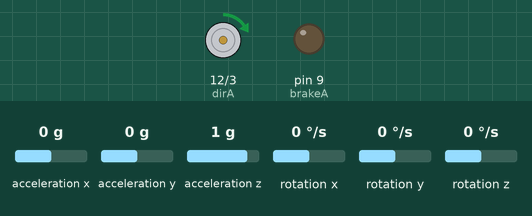
This sketch was run on a simulated Arduino Uno, built with avr-gcc and run on an emulated ATmega328P. On the bench: direction and speed pins drawn as motors (green arrow = direction pin HIGH = forward, orange = LOW = backward, longer = more drive), output pins drawn as LEDs (lit = HIGH). Wiring (inferred from the names in the program): MPU-6050 motion sensor at I2C address 0x68. Inputs (shaded band) come from the test bench; at power-on: acceleration z 1 g, acceleration x 0 g, acceleration y 0 g, rotation x 0 °/s, rotation y 0 °/s, rotation z 0 °/s. What the sketch prints to the serial monitor is not drawn.

Above: at 1.2 s.
1.3 s: acceleration z set to 0 g
2.8 s: acceleration x set to -1.4 g
4.4 s: acceleration y set to -1.4 g
7.4 s: rotation x set to -192 °/s
Timing chart, 0 to 10.4 s (numbered marks = the images above; inputs shaded):
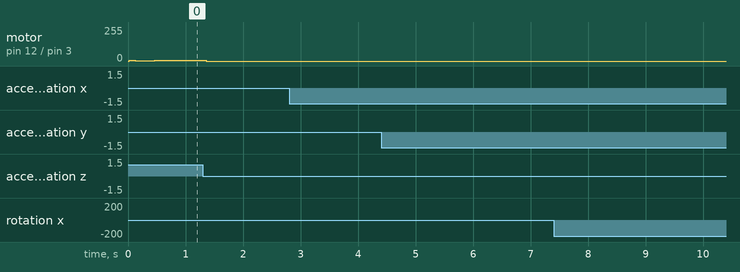

The sketch:

inverted_prism.ino
```cpp
/*
   Arduino and MPU6050 Accelerometer and Gyroscope Sensor Tutorial
   by Dejan, https://howtomechatronics.com
*/
#include <Wire.h>
#include <PID_v1.h>

// Motor Shield Rev3 – Channel A pins
const int dirA = 12;   // direction
const int brakeA = 9;  // brake
const int pwmA = 3;    // speed (PWM)

const int MPU = 0x68;  // MPU6050 I2C address
float AccX, AccY, AccZ;
float GyroX, GyroY, GyroZ;
float accAngleX, accAngleY, gyroAngleX, gyroAngleY, gyroAngleZ;
float roll, pitch, yaw;

float AccErrorX = 0.65, AccErrorY = 4.2, GyroErrorX = 2.14, GyroErrorY = -3.01, GyroErrorZ = 0.05;

unsigned long previousTime = 0, currentTime = 0;
float elapsedTime = 0;
int c = 0;

bool initAngle = true;

double Setpoint;  // what you want (target angle, speed, etc.)
double Input;     // what you measure (current angle from IMU)
double Output;    // what PID computes (motor command)

// PID gains – start small and tune later
double Kp = 2.0;
double Ki = 0.0;
double Kd = 0.5;

double outLimit = 100;

double prevCmd = 0;

// Kp, Ki, Kd are your gains
PID myPID(&Input, &Output, &Setpoint, Kp, Ki, Kd, DIRECT);

void setup() {
  Serial.begin(9600);
  Wire.begin();                 // Initialize comunication
  Wire.beginTransmission(MPU);  // Start communication with MPU6050 // MPU=0x68
  Wire.write(0x6B);             // Talk to the register 6B
  Wire.write(0x00);             // Make reset - place a 0 into the 6B register
  Wire.endTransmission(true);   //end the transmission

  // Call this function if you need to get the IMU error values for your module
  // calculate_IMU_error();

  // init motor
  pinMode(dirA, OUTPUT);
  pinMode(brakeA, OUTPUT);
  pinMode(pwmA, OUTPUT);

  // Start with brake released
  digitalWrite(brakeA, LOW);

  Setpoint = 0.0;  // e.g. keep platform level at 0 degrees
  myPID.SetMode(AUTOMATIC);
  myPID.SetOutputLimits(-outLimit, outLimit);  // so we can map to motor speed and direction

  delay(20);
}

void loop() {
  //=== Read acceleromter data === //

  Wire.beginTransmission(MPU);
  Wire.write(0x3B);  // Start with register 0x3B (ACCEL_XOUT_H)
  Wire.endTransmission(false);
  Wire.requestFrom(MPU, 6, true);  // Read 6 registers total, each axis value is stored in 2 registers

  //For a range of +-2g, we need to divide the raw values by 16384, according to the datasheet
  AccX = (Wire.read() << 8 | Wire.read()) / 16384.0;  // X-axis value
  AccY = (Wire.read() << 8 | Wire.read()) / 16384.0;  // Y-axis value
  AccZ = (Wire.read() << 8 | Wire.read()) / 16384.0;  // Z-axis value

  // Calculating Roll and Pitch from the accelerometer data
  accAngleX = (atan(AccY / sqrt(pow(AccX, 2) + pow(AccZ, 2))) * 180 / PI) + AccErrorX;       // AccErrorX ~(0.58) See the calculate_IMU_error()custom function for more details
  accAngleY = (atan(-1 * AccX / sqrt(pow(AccY, 2) + pow(AccZ, 2))) * 180 / PI) + AccErrorY;  // AccErrorY ~(-1.58)

  if (initAngle) {
    gyroAngleX = accAngleX;
    gyroAngleY = accAngleY;

    initAngle = false;
  }

  // === Read gyroscope data === //
  currentTime = millis();
  elapsedTime = (currentTime - previousTime) / 1000.0;  // seconds
  previousTime = currentTime;                           // Divide by 1000 to get seconds

  Wire.beginTransmission(MPU);
  Wire.write(0x43);  // Gyro data first register address 0x43
  Wire.endTransmission(false);
  Wire.requestFrom(MPU, 6, true);  // Read 4 registers total, each axis value is stored in 2 registers

  GyroX = (Wire.read() << 8 | Wire.read()) / 131.0;  // For a 250deg/s range we have to divide first the raw value by 131.0, according to the datasheet
  GyroY = (Wire.read() << 8 | Wire.read()) / 131.0;
  GyroZ = (Wire.read() << 8 | Wire.read()) / 131.0;

  // Correct the outputs with the calculated error values
  GyroX = GyroX + GyroErrorX;  // GyroErrorX ~(-0.56)
  GyroY = GyroY + GyroErrorY;  // GyroErrorY ~(2)
  GyroZ = GyroZ + GyroErrorZ;  // GyroErrorZ ~ (-0.8)

  // Currently the raw values are in degrees per seconds, deg/s, so we need to multiply by sendonds (s) to get the angle in degrees
  gyroAngleX = gyroAngleX + GyroX * elapsedTime;  // deg/s * s = deg
  gyroAngleY = gyroAngleY + GyroY * elapsedTime;
  yaw = yaw + GyroZ * elapsedTime;

  // Complementary filter - combine acceleromter and gyro angle values
  roll = 0.96 * gyroAngleX + 0.04 * accAngleX;
  pitch = 0.96 * gyroAngleY + 0.04 * accAngleY;

  // Print the values on the serial monitor
  // Serial.print("roll: ");
  // Serial.println(roll);
  // Serial.print(" / pitch: ");
  // Serial.print(pitch);
  // Serial.print(" / yaw: ");
  // Serial.println(yaw);

  Input = -roll;

  // 2) Compute PID
  myPID.Compute();  // updates Output

  driveMotor(Output);


  // Optional debugging
  Serial.print("roll: ");
  Serial.print(roll);
  Serial.print(" / Output: ");
  Serial.println(Output);
}

// Map PID Output (-255..255) to motor direction + PWM
void driveMotor(double cmd) {
  // Deadband to avoid jitter near 0
  // if (cmd > -5 && cmd < 5) {
  //   analogWrite(pwmA, 0);
  //   return;
  // }

  if (cmd == 0) {
    digitalWrite(brakeA, HIGH);
    analogWrite(pwmA, 0);
    return;
  }

  if (cmd > 0) {

    if (prevCmd < 0){
      digitalWrite(brakeA, HIGH);
      analogWrite(pwmA, 0);

      delay(500);

      digitalWrite(brakeA, LOW);
    }

    digitalWrite(dirA, HIGH);     // one direction
    analogWrite(pwmA, (int)cmd);  // speed
  } else {


    if (prevCmd > 0){
      digitalWrite(brakeA, HIGH);
      analogWrite(pwmA, 0);

      delay(500);

      digitalWrite(brakeA, LOW);
    }

    digitalWrite(dirA, LOW);         // opposite direction
    analogWrite(pwmA, (int)(-cmd));  // speed is magnitude

    prevCmd = cmd;
  }
}

void calculate_IMU_error() {
  // We can call this funtion in the setup section to calculate the accelerometer and gyro data error. From here we will get the error values used in the above equations printed on the Serial Monitor.
  // Note that we should place the IMU flat in order to get the proper values, so that we then can the correct values
  // Read accelerometer values 200 times
  while (c < 200) {
    Wire.beginTransmission(MPU);
    Wire.write(0x3B);
    Wire.endTransmission(false);
    Wire.requestFrom(MPU, 6, true);
    AccX = (Wire.read() << 8 | Wire.read()) / 16384.0;
    AccY = (Wire.read() << 8 | Wire.read()) / 16384.0;
    AccZ = (Wire.read() << 8 | Wire.read()) / 16384.0;
    // Sum all readings
    AccErrorX = AccErrorX + ((atan((AccY) / sqrt(pow((AccX), 2) + pow((AccZ), 2))) * 180 / PI));
    AccErrorY = AccErrorY + ((atan(-1 * (AccX) / sqrt(pow((AccY), 2) + pow((AccZ), 2))) * 180 / PI));
    c++;
  }
  //Divide the sum by 200 to get the error value
  AccErrorX = AccErrorX / 200;
  AccErrorY = AccErrorY / 200;
  c = 0;
  // Read gyro values 200 times
  while (c < 200) {
    Wire.beginTransmission(MPU);
    Wire.write(0x43);
    Wire.endTransmission(false);
    Wire.requestFrom(MPU, 6, true);
    GyroX = Wire.read() << 8 | Wire.read();
    GyroY = Wire.read() << 8 | Wire.read();
    GyroZ = Wire.read() << 8 | Wire.read();
    // Sum all readings
    GyroErrorX = GyroErrorX + (GyroX / 131.0);
    GyroErrorY = GyroErrorY + (GyroY / 131.0);
    GyroErrorZ = GyroErrorZ + (GyroZ / 131.0);
    c++;
  }
  //Divide the sum by 200 to get the error value
  GyroErrorX = GyroErrorX / 200;
  GyroErrorY = GyroErrorY / 200;
  GyroErrorZ = GyroErrorZ / 200;
  // Print the error values on the Serial Monitor
  Serial.print("AccErrorX: ");
  Serial.println(AccErrorX);
  Serial.print("AccErrorY: ");
  Serial.println(AccErrorY);
  Serial.print("GyroErrorX: ");
  Serial.println(GyroErrorX);
  Serial.print("GyroErrorY: ");
  Serial.println(GyroErrorY);
  Serial.print("GyroErrorZ: ");
  Serial.println(GyroErrorZ);
}
```

Measured:
- after the input at 2.8 s, every drawn part: stays the same
- after the input at 4.4 s, every drawn part: stays the same
- after the input at 7.4 s, every drawn part: stays the same
